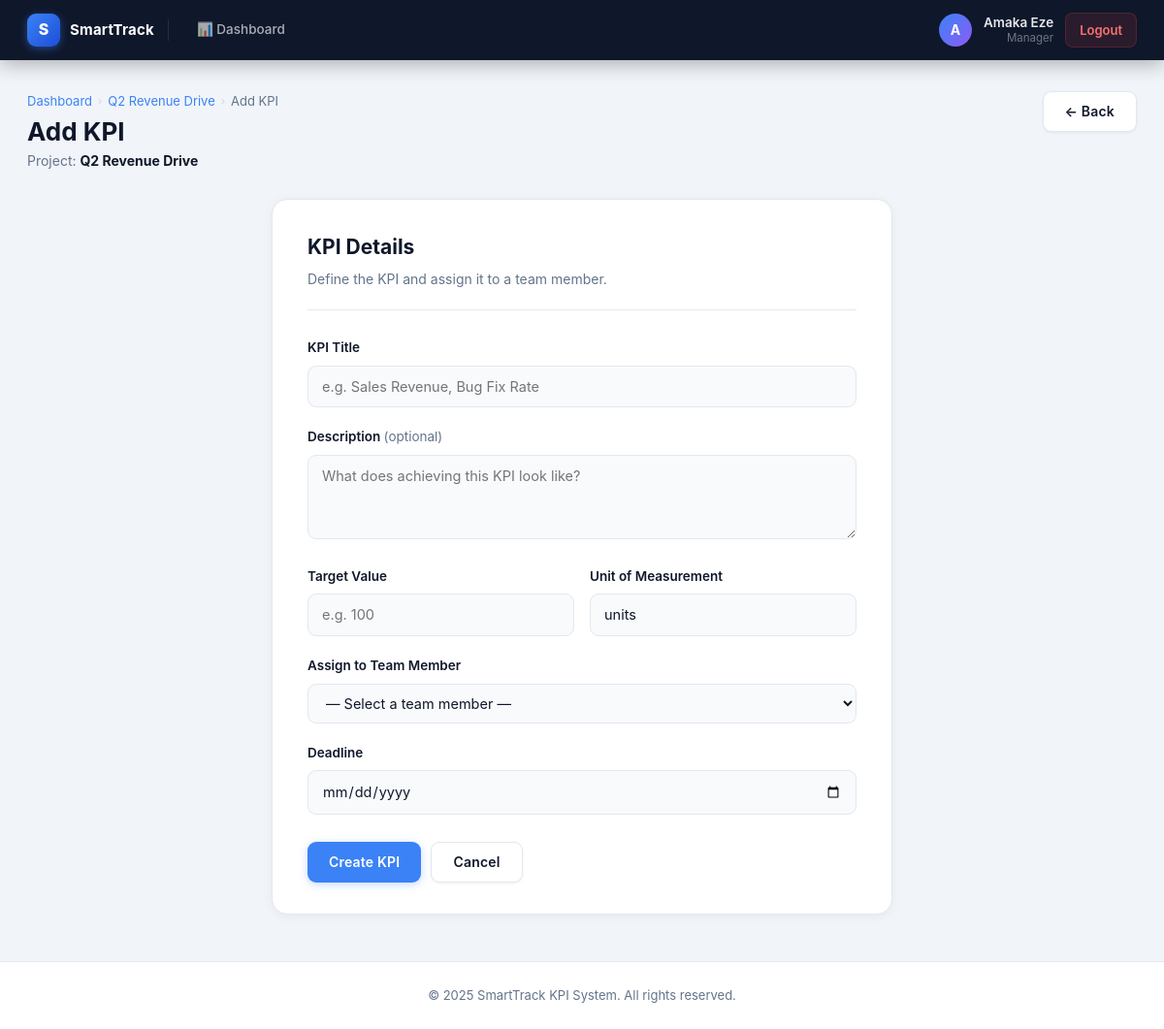
/manager/project/4/set-kpi (signed in), run on the app's committed database.
### tables this page shows
CREATE TABLE users (
            id            INTEGER PRIMARY KEY AUTOINCREMENT,
            username      TEXT UNIQUE NOT NULL,
            password      TEXT NOT NULL,
            full_name     TEXT NOT NULL,
            role          TEXT NOT NULL CHECK(role IN ('admin','manager','employee')),
            department_id INTEGER REFERENCES departments(id),
            company_id    INTEGER NOT NULL REFERENCES companies(id)
        );

CREATE TABLE projects (
            id            INTEGER PRIMARY KEY AUTOINCREMENT,
            name          TEXT NOT NULL,
            description   TEXT,
            start_date    TEXT NOT NULL,
            end_date      TEXT NOT NULL,
            status        TEXT NOT NULL DEFAULT 'active'
                              CHECK(status IN ('active','completed','archived')),
            created_by    INTEGER REFERENCES users(id),
            department_id INTEGER REFERENCES departments(id),
            company_id    INTEGER NOT NULL REFERENCES companies(id),
            created_at    TEXT DEFAULT (datetime('now'))
        );

### app.py (the view)
@app.get("/manager/project/{project_id}/set-kpi", response_class=HTMLResponse)
def mgr_set_kpi_form(request: Request, project_id: int):
    user = require_role(request, "manager")
    conn = get_conn()
    project = conn.execute(
        "SELECT * FROM projects WHERE id=? AND department_id=?",
        (project_id, user["department_id"])
    ).fetchone()
    if not project:
        raise HTTPException(status_code=404)
    members = conn.execute(
        "SELECT u.* FROM users u "
        "JOIN project_members pm ON u.id = pm.user_id "
        "WHERE pm.project_id=? ORDER BY u.full_name",
        (project_id,)
    ).fetchall()
    conn.close()
    return templates.TemplateResponse("set_kpi.html",
                                      {"request": request, "user": user,
                                       "project": project, "members": members})

### templates/set_kpi.html (shortened to what this page needs)
{% extends "base.html" %}
{% block content %}
<div class="page-header">
    <div>
        <div class="breadcrumb">
            <a href="/manager/dashboard">Dashboard</a>
            <span class="breadcrumb-sep">›</span>
            <a href="/manager/project/{{ project['id'] }}">{{ project['name'] }}</a>
            <span class="breadcrumb-sep">›</span>
            <span>Add KPI</span>
        </div>
        <h1 class="page-header-title">Add KPI</h1>
        <p class="page-header-subtitle">Project: <strong>{{ project['name'] }}</strong></p>
    </div>
    <a href="/manager/project/{{ project['id'] }}"><button class="btn-secondary">← Back</button></a>
</div>
<div class="form-card">
    <div class="form-card-header">
        <h2>KPI Details</h2>
        <p>Define the KPI and assign it to a team member.</p>
    </div>
    <form method="post" action="/manager/project/{{ project['id'] }}/set-kpi">
        <div class="form-group">
            <label for="title">KPI Title</label>
            <input type="text" id="title" name="title"
                   placeholder="e.g. Sales Revenue, Bug Fix Rate" required>
        </div>
        <div class="form-group">
            <label for="description">Description <span style="font-weight:400; color:var(--text-secondary);">(optional)</span></label>
            <textarea id="description" name="description" rows="3"
                      placeholder="What does achieving this KPI look like?"></textarea>
        </div>
        <div style="display:grid; grid-template-columns:1fr 1fr; gap:16px;">
            <div class="form-group">
                <label for="target_value">Target Value</label>
                <input type="number" id="target_value" name="target_value"
                       step="0.01" placeholder="e.g. 100" required>
            </div>
            <div class="form-group">
                <label for="unit">Unit of Measurement</label>
                <input type="text" id="unit" name="unit"
                       placeholder="e.g. $, %, units" value="units" required>
            </div>
        </div>
        <div class="form-group">
            <label for="assigned_to">Assign to Team Member</label>
            <select id="assigned_to" name="assigned_to" required>
                <option value="">— Select a team member —</option>
            </select>
        </div>
        <div class="form-group">
            <label for="deadline">Deadline</label>
            <input type="date" id="deadline" name="deadline" required>
        </div>
        <div class="form-actions">
            <button type="submit">Create KPI</button>
            <a href="/manager/project/{{ project['id'] }}"><button type="button" class="btn-secondary">Cancel</button></a>
        </div>
    </form>
</div>
{% endblock %}

### templates/base.html (shortened to what this page needs)
<!DOCTYPE html>
<html lang="en">
<head>
    <link rel="stylesheet" href="{{ url_for('static', path='style.css') }}?v=20">
</head>
<body class="{% block body_class %}{% endblock %}">
    {% set auth_paths = ['/', '/login', '/register', '/signup'] %}
    {% if request.url.path not in auth_paths %}
    <nav class="navbar">
        <div class="navbar-brand">
            <div class="navbar-logo">S</div>
            <span class="navbar-title">SmartTrack</span>
        </div>
        <div class="navbar-links">
            {% if request.session.get('user_id') and user %}
            <a href="/{{ user['role'] }}/dashboard">
                📊 Dashboard
            </a>
            {% endif %}
        </div>
        <div class="navbar-user">
            {% if request.session.get('user_id') and user %}
            <div class="user-avatar">{{ user['full_name'][0] | upper if user['full_name'] else 'U' }}</div>
            <div class="user-info">
                <div class="user-name-text">{{ user['full_name'] }}</div>
                <div class="user-role-text">{{ user['role'] | title }}</div>
            </div>
            <a href="/logout" class="btn-logout">Logout</a>
            {% endif %}
        </div>
    </nav>
    {% endif %}
    <main>
        {% block content %}{% endblock %}
    </main>
    {% if request.url.path not in auth_paths %}
    <footer>
        <p>&copy; 2025 SmartTrack KPI System. All rights reserved.</p>
    </footer>
    {% endif %}
</body>
</html>

### data on the page
users: full_name "A", full_name "Amaka Eze", role "Manager"
projects: name "Q2 Revenue Drive"
